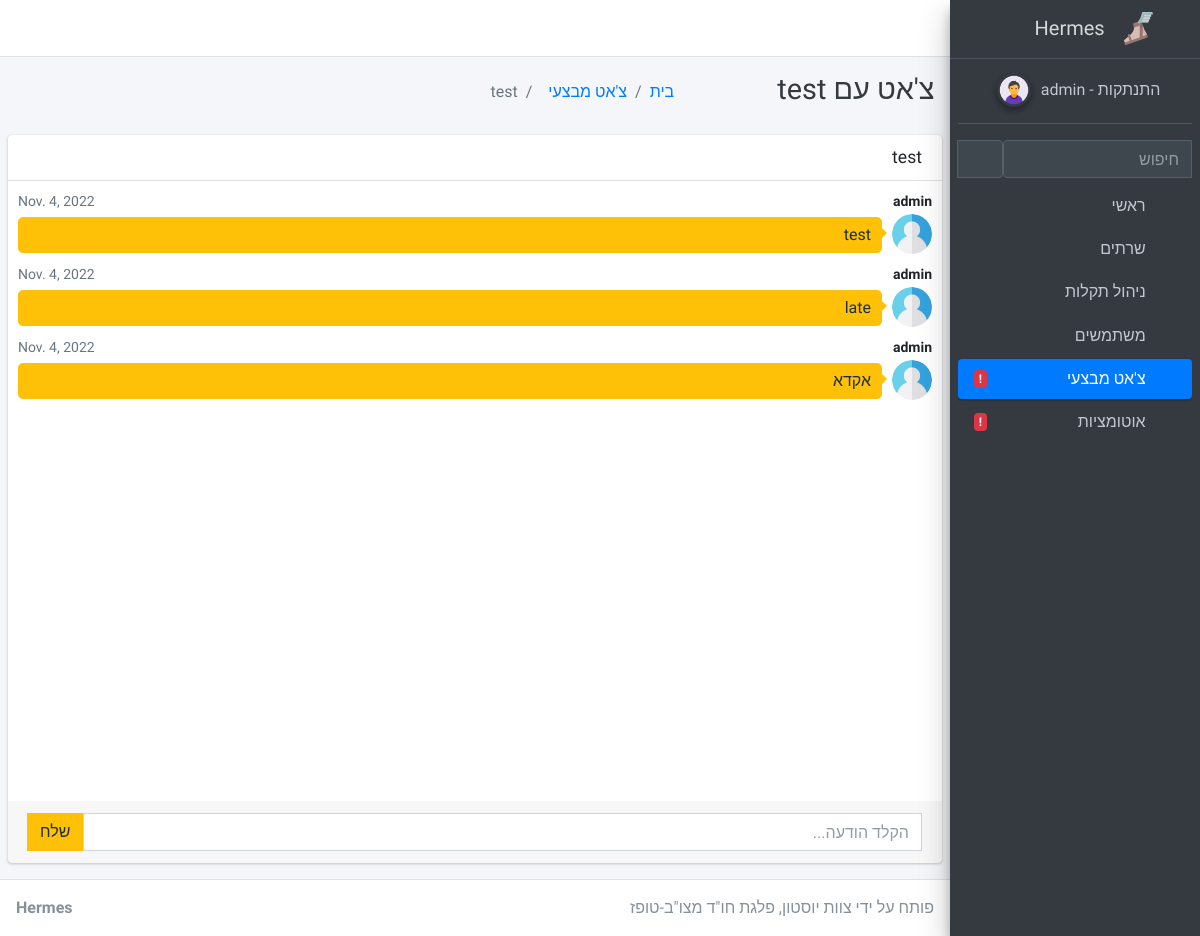
Before: /chat/rooms/test (signed in) with the older database file.
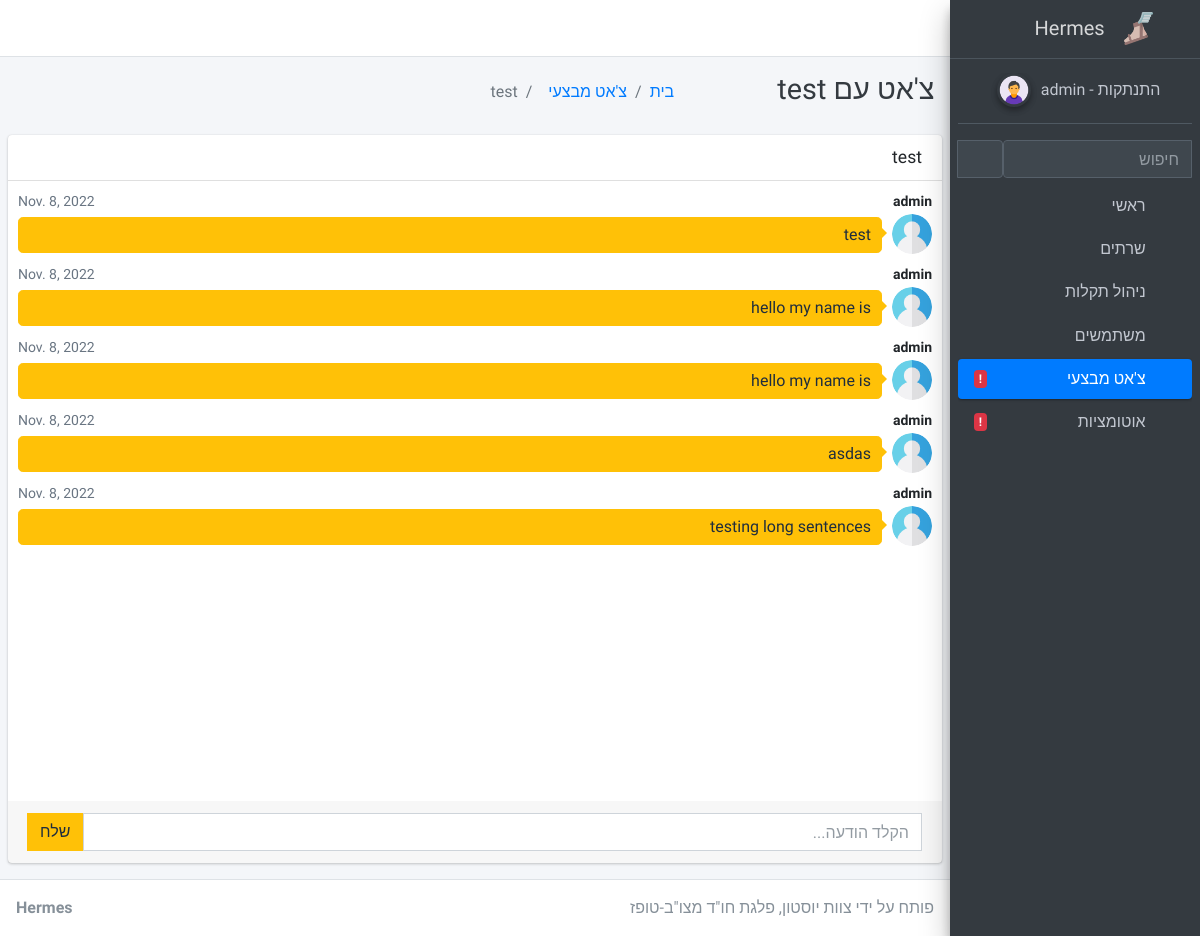
After: the same page with the newer database file.
### apps/chat/models.py (models this page shows, shortened)
class Room(models.Model):
    name = models.CharField(max_length=255)
    slug = models.SlugField(unique=True)
    updated = models.DateField(auto_now_add=True)
    lastMessage = models.CharField(blank=True,max_length=255)

class Message(models.Model):
    room = models.ForeignKey(Room, related_name='messages', on_delete=models.CASCADE)
    user = models.ForeignKey(User, related_name='messages', on_delete=models.CASCADE)
    content = models.TextField()
    date_added = models.DateField(auto_now_add=True)
    class Meta:
        ordering = ('date_added',)

### apps/chat/views.py (the view)
# urls.py: path('rooms/<slug:slug>', views.room, name='room'),
@login_required
def room(request, slug):
    context = {'chat'}
    room = Room.objects.get(slug=slug)
    messages = Message.objects.filter(room=room)[0:25]
    return render(request, 'chat/room.html', {'room': room, 'messages': messages, 'segment': context})

### apps/context_processors.py (called while the page is built)
def cfg_assets_root(request):
    return { 'ASSETS_ROOT' : settings.ASSETS_ROOT }

### apps/templates/chat/room.html (shortened to what this page needs)
{% extends 'layouts/base.html' %}
{% block body_class %} sidebar-mini layout-fixed layout-navbar-fixed layout-footer-fixed {% endblock body_class %}
{% block stylesheets %}
  <link rel="stylesheet" href="{{ ASSETS_ROOT }}/plugins/fontawesome-free/css/all.min.css">
  <link rel="stylesheet" href="{{ ASSETS_ROOT }}/css/adminlte.min.css">
{% endblock stylesheets %}
{% block content %}
<div class="content-wrapper">
    <div class="content-header" style="direction:rtl">
      <div class="container-fluid">
        <div class="row mb-2">
          <div class="col-sm-3">
            <h1 class="m-0 text-dark">צ'אט עם {{room.slug}}</h1>
          </div>
          <div class="col-sm-3">
            <ol class="breadcrumb float-sm-left">
              <li class="breadcrumb-item"><a href="/">בית</a></li>
              <li class="breadcrumb-item"><a href="/chat/">צ'אט מבצעי</a></li>
              <li class="breadcrumb-item active">{{room.slug}}</li>
            </ol>
          </div>
        </div>
      </div>
    </div>
    <section class="content">
        <div class="card direct-chat direct-chat-warning">
            <div class="card-header">
                <h3 class="card-title">{{ room.name }}</h3>
            </div>
            <div class="direct-chat-messages" style="height:620px" id="chat-messages">
                {% for m in messages %}
                    {% if m.user != request.user %}
                        <div class="direct-chat-msg">
                            <div class="direct-chat-infos clearfix">
                                <span class="direct-chat-name float-left">{{ m.user.username }}</span>
                                <span class="direct-chat-timestamp float-right">{{m.date_added}}</span>
                            </div>
                            <img class="direct-chat-img" src="{{ ASSETS_ROOT }}/img/user.png" alt="message user image">
                            <div class="direct-chat-text">
                                {{ m.content }}
                            </div>
                        </div>
                    {% else %}
                        <div class="direct-chat-msg right">
                            <div class="direct-chat-infos clearfix">
                                <span class="direct-chat-name float-right">{{ m.user.username }}</span>
                                <span class="direct-chat-timestamp float-left">{{m.date_added}}</span>
                            </div>
                            <img class="direct-chat-img" src="{{ ASSETS_ROOT }}/img/user.png" alt="message user image">
                            <div class="direct-chat-text">
                                {{m.content}}
                            </div>
                        </div>
                    {% endif %}
                {% endfor %}
            </div>
            <div class="card-footer">
                <form action="." method="post">
                    <div class="input-group">
                        <span class="input-group-append">
                            <button id="chat-message-submit" type="button" class="btn btn-warning">שלח</button>
                        </span>
                        <input type="text" name="content" placeholder="הקלד הודעה..." class="form-control" id="chat-message-input">
                    </div>
                </form>
            </div>
        </div>
    </section>
</div>
{% endblock %}

### apps/templates/layouts/base.html (shortened to what this page needs)
<!DOCTYPE html>
<html lang="en">
<head>
  {% block stylesheets %}{% endblock stylesheets %}
</head>
<body class="hold-transition {% block body_class %}{% endblock body_class %}">
<div class="wrapper">
    {% include 'includes/navigation.html' %}
    {% include 'includes/sidebar.html' %}
    {% block content %}{% endblock content %}
    {% include 'includes/footer.html' %}
</div>
</body>
</html>

### apps/templates/includes/navigation.html (shortened to what this page needs)
  <nav class="main-header navbar navbar-expand navbar-white navbar-light">
    <ul class="navbar-nav">
      <li class="nav-item">
        <a class="nav-link" data-widget="pushmenu" role="button"><i class="fas fa-bars"></i></a>
      </li>
      <li class="nav-item dropdown">
        <a class="nav-link" data-toggle="dropdown">
          <i class="far fa-comments"></i>
        </a>
      </li>
      <li class="nav-item dropdown">
        <a class="nav-link" data-toggle="dropdown" >
          <i class="far fa-bell"></i>
        </a>
      </li>
    </ul>
  </nav>

### apps/templates/includes/sidebar.html (shortened to what this page needs)
  <aside class="main-sidebar sidebar-dark-primary elevation-4">
    <a href="/" class="brand-link text-center">
      <span class="brand-text font-weight-light">Hermes</span>
      <img src="{{ ASSETS_ROOT }}/img/hermes-logo.png" alt="Hermes Logo" class="brand-image" style="opacity: .8;">
    </a>
    <div class="sidebar">
      <div class="user-panel mt-3 pb-3 mb-3 d-flex justify-content-center">
        <div class="image">
          <img src="{{ ASSETS_ROOT }}/img/admin.png" class="img-circle elevation-2" alt="User Image">
        </div>
        <div class="info">
          <a href="{% url 'login' %}" class="d-block">
            {{ user.username }} - התנתקות
          </a>
        </div>
      </div>
      <div class="form-inline" style="direction:rtl">
        <div class="input-group" data-widget="sidebar-search">
          <input class="form-control form-control-sidebar" type="search" placeholder="חיפוש" aria-label="חיפוש">
          <div class="input-group-append">
            <button class="btn btn-sidebar">
              <i class="fas fa-search fa-fw"></i>
            </button>
          </div>
        </div>
      </div>
      <nav class="mt-2">
        <ul class="nav nav-pills nav-sidebar flex-column" data-widget="treeview" role="menu" data-accordion="false">
          <li class="nav-item has-treeview {% if 'main' in segment %} menu-open {% endif %}">
            <a href="/" class="nav-link {% if 'main' in segment %} active {% endif %}">
              <p>
                ראשי
                <i class="right fas fa-angle-left"></i>
              </p>
              <i class="fas fa-home nav-icon"></i>
            </a>
          </li>
          <li class="nav-item has-treeview {% if 'management' in segment %} menu-open {% endif %}">
            <a href="/" class="nav-link {% if 'management' in segment %} active {% endif %}">
              <p>
                שרתים
                <i class="fas fa-angle-left right"></i>
              </p>
              <i class="fas fa-server nav-icon"></i>
            </a>
          </li>
          <li class="nav-item has-treeview {% if 'management' in segment %} menu-open {% endif %}">
            <a href="/" class="nav-link {% if 'management' in segment %} active {% endif %}">
              <p>
                ניהול תקלות
                <i class="fas fa-angle-left right"></i>
              </p>
              <i class="nav-icon fas fa-th"></i>
            </a>
          </li>
          <li class="nav-item has-treeview {% if 'users' in segment %} menu-open {% endif %}">
            <a href="/" class="nav-link {% if 'users' in segment %} active {% endif %}">
              <p>
                משתמשים
                <i class="fas fa-angle-left right"></i>
              </p>
              <i class="fas fa-user nav-icon"></i>
            </a>
          </li>
          <li class="nav-item">
            <a href="/chat/" class="nav-link {% if 'chat' in segment %} active {% endif %}">
              <p>
                צ'אט מבצעי
                <span class="right badge badge-danger">!</span>
              </p>
              <i class="fas fa-comment nav-icon"></i>
            </a>
          </li>
          <li class="nav-item">
            <a href="/automations" class="nav-link {% if 'automations' in segment %} active {% endif %}">
              <p>
                אוטומציות
                <span class="right badge badge-danger">!</span>
              </p>
              <i class="nav-icon fas fa-robot"></i>
            </a>
          </li>
        </ul>
      </nav>
    </div>
  </aside>

### apps/templates/includes/footer.html
  <footer class="main-footer">
    <div class="float-left d-none d-sm-inline-block">
      <b>Hermes</b>
    </div>
    <div class="float-right d-none d-sm-inline-block">
        פותח על ידי צוות יוסטון, פלגת חו"ד מצו"ב-טופז
    </div>
  </footer>

Changed rows visible on the page:
removed Message: user.username "admin", date_added "Nov. 4, 2022", content "test"
removed Message: user.username "admin", date_added "Nov. 4, 2022", content "late"
removed Message: user.username "admin", date_added "Nov. 4, 2022", content "אקדא"
added Message: user.username "admin", date_added "Nov. 8, 2022", content "test"
added Message: user.username "admin", date_added "Nov. 8, 2022", content "hello my name is"
added Message: user.username "admin", date_added "Nov. 8, 2022", content "hello my name is"
added Message: user.username "admin", date_added "Nov. 8, 2022", content "asdas"
added Message: user.username "admin", date_added "Nov. 8, 2022", content "testing long sentences"
